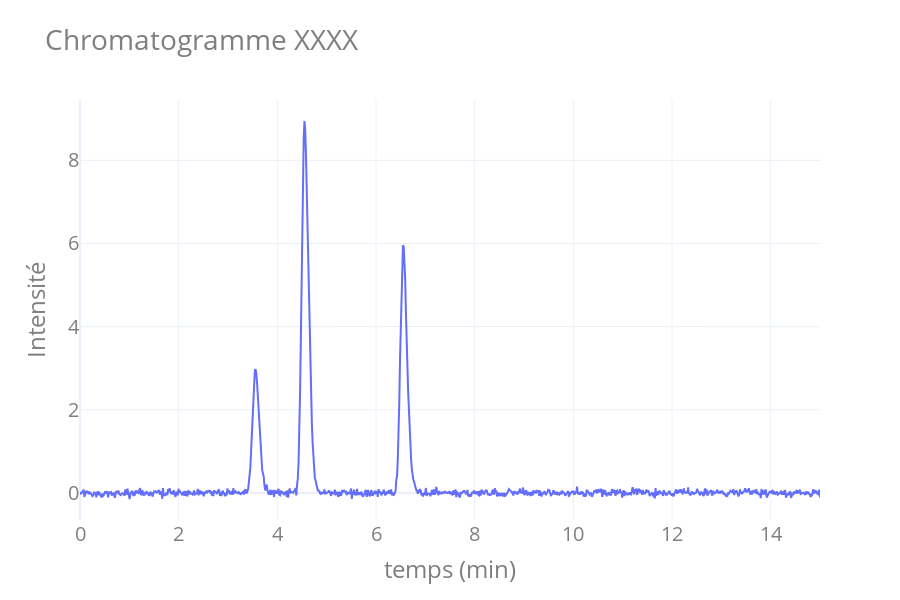

Source (notebook cell):
### Code cell
fig = px.line(x=tps, y=spectre, range_x=(0, 15), 
        title="Chromatogramme XXXX", 
        labels={"x": "temps (min)", "y": "Intensité"},
       template="plotly_white")
fig.update_layout(font=dict(
        #family="Arial",
        size=20,
        color="#7f7f7f"
    ))

### Figure 1 — Plotly figure (JSON) as saved in the notebook; plotly's stock layout.template omitted (floating-point values rounded to 4 significant figures; data arrays with more than 128 entries replaced by an {"elided": "..."} marker saying what was removed)
{"data": [{"hoverlabel": {"namelength": 0}, "hovertemplate": "temps (min)=%{x}<br>Intensité=%{y}", "legendgroup": "", "line": {"color": "#636efa", "dash": "solid"}, "mode": "lines", "name": "", "showlegend": false, "type": "scatter", "x": {"elided": "1000 float values"}, "xaxis": "x", "y": {"elided": "1000 float values"}, "yaxis": "y"}], "layout": {"font": {"color": "#7f7f7f", "size": 20}, "height": 600, "legend": {"tracegroupgap": 0}, "title": {"text": "Chromatogramme XXXX"}, "xaxis": {"anchor": "y", "domain": [0, 1], "range": [0, 15], "title": {"text": "temps (min)"}}, "yaxis": {"anchor": "x", "domain": [0, 1], "title": {"text": "Intensité"}}}}
